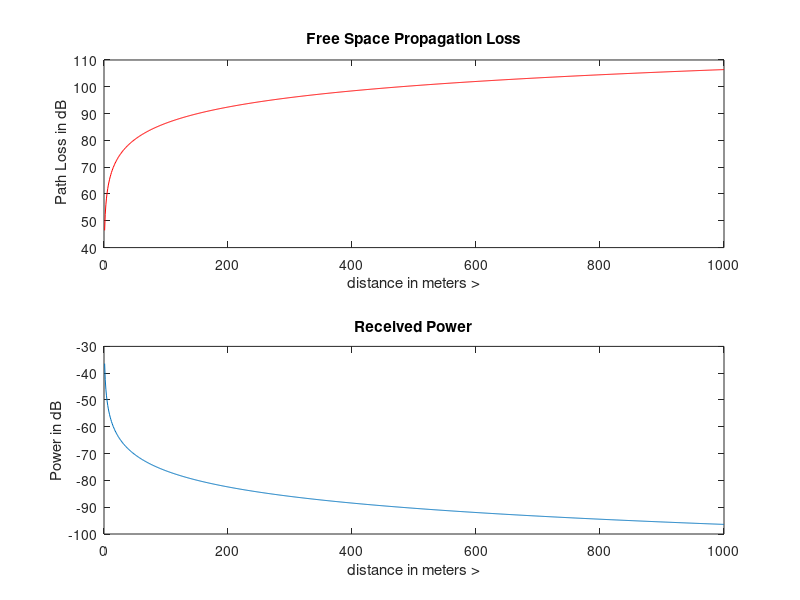

The MATLAB source for this figure:
clc; 
clear all; 
close all;
f=input('Enter the frequency in MHz: '); 
Lamda=300/f; %calculating wavelength 
Gt=input('enter the transmitting antenna gain in db: '); 
Gr=input('enter the receiving antenna gain in db: '); 
PTx=1e-3; %i.e 0.001 watt
PTxdBm=10*log10(PTx); 
d=1:1:1000;
FSPL = 32.44+20*log10(d)+20*log10(f);
disp('The Path Loss is:'); 
disp(FSPL); 
subplot(2,1,1);
plot(d, FSPL,'r');
xlabel('distance in meters >');
ylabel(' Path Loss in dB')
title('Free Space Propagation Loss'); 
Pr =PTx+Gt+Gr- FSPL;
subplot(2,1,2);
plot(d, Pr);
xlabel('distance in meters >');
ylabel('Power in dB') 
title('Received Power');